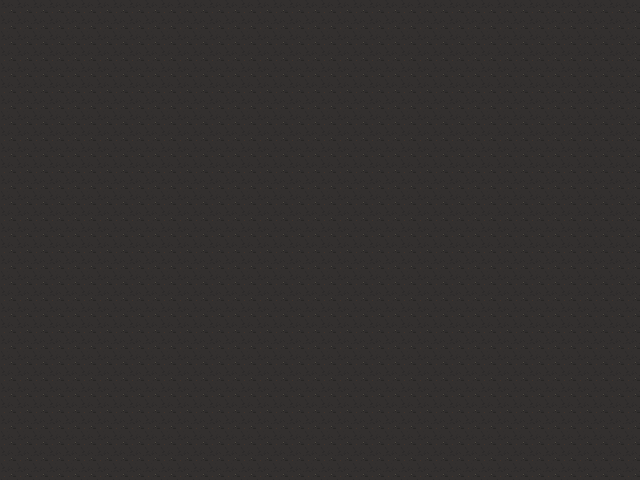

This is a level from a 2D game, rendered from its Tiled map with the project's own tilesets. A one-line summary and the complete map file follow:
An orthogonal 40x30 tile map with 16x16 px tiles, 1 tile layer (Chao).

<map version="1.10" tiledversion="1.11.2" orientation="orthogonal" renderorder="right-down" width="40" height="30" tilewidth="16" tileheight="16" infinite="0" nextlayerid="2" nextobjectid="1">
 <tileset firstgid="1" name="MainLev2.0" tilewidth="16" tileheight="16" tilecount="9792" columns="102">
  <image source="pixel_16_woods v2 free/MainLev2.0.png" width="1632" height="1536" />
 </tileset>
 <layer id="1" name="Chao" width="40" height="30">
  <data encoding="csv">
8983,8983,8983,8983,8983,8983,8983,8983,8983,8983,8983,8983,8983,8983,8983,8983,8983,8983,8983,8983,8983,8983,8983,8983,8983,8983,8983,8983,8983,8983,8983,8983,8983,8983,8983,8983,8983,8983,8983,8983,
8983,8983,8983,8983,8983,8983,8983,8983,8983,8983,8983,8983,8983,8983,8983,8983,8983,8983,8983,8983,8983,8983,8983,8983,8983,8983,8983,8983,8983,8983,8983,8983,8983,8983,8983,8983,8983,8983,8983,8983,
8983,8983,8983,8983,8983,8983,8983,8983,8983,8983,8983,8983,8983,8983,8983,8983,8983,8983,8983,8983,8983,8983,8983,8983,8983,8983,8983,8983,8983,8983,8983,8983,8983,8983,8983,8983,8983,8983,8983,8983,
8983,8983,8983,8983,8983,8983,8983,8983,8983,8983,8983,8983,8983,8983,8983,8983,8983,8983,8983,8983,8983,8983,8983,8983,8983,8983,8983,8983,8983,8983,8983,8983,8983,8983,8983,8983,8983,8983,8983,8983,
8983,8983,8983,8983,8983,8983,8983,8983,8983,8983,8983,8983,8983,8983,8983,8983,8983,8983,8983,8983,8983,8983,8983,8983,8983,8983,8983,8983,8983,8983,8983,8983,8983,8983,8983,8983,8983,8983,8983,8983,
8983,8983,8983,8983,8983,8983,8983,8983,8983,8983,8983,8983,8983,8983,8983,8983,8983,8983,8983,8983,8983,8983,8983,8983,8983,8983,8983,8983,8983,8983,8983,8983,8983,8983,8983,8983,8983,8983,8983,8983,
8983,8983,8983,8983,8983,8983,8983,8983,8983,8983,8983,8983,8983,8983,8983,8983,8983,8983,8983,8983,8983,8983,8983,8983,8983,8983,8983,8983,8983,8983,8983,8983,8983,8983,8983,8983,8983,8983,8983,8983,
8983,8983,8983,8983,8983,8983,8983,8983,8983,8983,8983,8983,8983,8983,8983,8983,8983,8983,8983,8983,8983,8983,8983,8983,8983,8983,8983,8983,8983,8983,8983,8983,8983,8983,8983,8983,8983,8983,8983,8983,
8983,8983,8983,8983,8983,8983,8983,8983,8983,8983,8983,8983,8983,8983,8983,8983,8983,8983,8983,8983,8983,8983,8983,8983,8983,8983,8983,8983,8983,8983,8983,8983,8983,8983,8983,8983,8983,8983,8983,8983,
8983,8983,8983,8983,8983,8983,8983,8983,8983,8983,8983,8983,8983,8983,8983,8983,8983,8983,8983,8983,8983,8983,8983,8983,8983,8983,8983,8983,8983,8983,8983,8983,8983,8983,8983,8983,8983,8983,8983,8983,
8983,8983,8983,8983,8983,8983,8983,8983,8983,8983,8983,8983,8983,8983,8983,8983,8983,8983,8983,8983,8983,8983,8983,8983,8983,8983,8983,8983,8983,8983,8983,8983,8983,8983,8983,8983,8983,8983,8983,8983,
8983,8983,8983,8983,8983,8983,8983,8983,8983,8983,8983,8983,8983,8983,8983,8983,8983,8983,8983,8983,8983,8983,8983,8983,8983,8983,8983,8983,8983,8983,8983,8983,8983,8983,8983,8983,8983,8983,8983,8983,
8983,8983,8983,8983,8983,8983,8983,8983,8983,8983,8983,8983,8983,8983,8983,8983,8983,8983,8983,8983,8983,8983,8983,8983,8983,8983,8983,8983,8983,8983,8983,8983,8983,8983,8983,8983,8983,8983,8983,8983,
8983,8983,8983,8983,8983,8983,8983,8983,8983,8983,8983,8983,8983,8983,8983,8983,8983,8983,8983,8983,8983,8983,8983,8983,8983,8983,8983,8983,8983,8983,8983,8983,8983,8983,8983,8983,8983,8983,8983,8983,
8983,8983,8983,8983,8983,8983,8983,8983,8983,8983,8983,8983,8983,8983,8983,8983,8983,8983,8983,8983,8983,8983,8983,8983,8983,8983,8983,8983,8983,8983,8983,8983,8983,8983,8983,8983,8983,8983,8983,8983,
8983,8983,8983,8983,8983,8983,8983,8983,8983,8983,8983,8983,8983,8983,8983,8983,8983,8983,8983,8983,8983,8983,8983,8983,8983,8983,8983,8983,8983,8983,8983,8983,8983,8983,8983,8983,8983,8983,8983,8983,
8983,8983,8983,8983,8983,8983,8983,8983,8983,8983,8983,8983,8983,8983,8983,8983,8983,8983,8983,8983,8983,8983,8983,8983,8983,8983,8983,8983,8983,8983,8983,8983,8983,8983,8983,8983,8983,8983,8983,8983,
8983,8983,8983,8983,8983,8983,8983,8983,8983,8983,8983,8983,8983,8983,8983,8983,8983,8983,8983,8983,8983,8983,8983,8983,8983,8983,8983,8983,8983,8983,8983,8983,8983,8983,8983,8983,8983,8983,8983,8983,
8983,8983,8983,8983,8983,8983,8983,8983,8983,8983,8983,8983,8983,8983,8983,8983,8983,8983,8983,8983,8983,8983,8983,8983,8983,8983,8983,8983,8983,8983,8983,8983,8983,8983,8983,8983,8983,8983,8983,8983,
8983,8983,8983,8983,8983,8983,8983,8983,8983,8983,8983,8983,8983,8983,8983,8983,8983,8983,8983,8983,8983,8983,8983,8983,8983,8983,8983,8983,8983,8983,8983,8983,8983,8983,8983,8983,8983,8983,8983,8983,
8983,8983,8983,8983,8983,8983,8983,8983,8983,8983,8983,8983,8983,8983,8983,8983,8983,8983,8983,8983,8983,8983,8983,8983,8983,8983,8983,8983,8983,8983,8983,8983,8983,8983,8983,8983,8983,8983,8983,8983,
8983,8983,8983,8983,8983,8983,8983,8983,8983,8983,8983,8983,8983,8983,8983,8983,8983,8983,8983,8983,8983,8983,8983,8983,8983,8983,8983,8983,8983,8983,8983,8983,8983,8983,8983,8983,8983,8983,8983,8983,
8983,8983,8983,8983,8983,8983,8983,8983,8983,8983,8983,8983,8983,8983,8983,8983,8983,8983,8983,8983,8983,8983,8983,8983,8983,8983,8983,8983,8983,8983,8983,8983,8983,8983,8983,8983,8983,8983,8983,8983,
8983,8983,8983,8983,8983,8983,8983,8983,8983,8983,8983,8983,8983,8983,8983,8983,8983,8983,8983,8983,8983,8983,8983,8983,8983,8983,8983,8983,8983,8983,8983,8983,8983,8983,8983,8983,8983,8983,8983,8983,
8983,8983,8983,8983,8983,8983,8983,8983,8983,8983,8983,8983,8983,8983,8983,8983,8983,8983,8983,8983,8983,8983,8983,8983,8983,8983,8983,8983,8983,8983,8983,8983,8983,8983,8983,8983,8983,8983,8983,8983,
8983,8983,8983,8983,8983,8983,8983,8983,8983,8983,8983,8983,8983,8983,8983,8983,8983,8983,8983,8983,8983,8983,8983,8983,8983,8983,8983,8983,8983,8983,8983,8983,8983,8983,8983,8983,8983,8983,8983,8983,
8983,8983,8983,8983,8983,8983,8983,8983,8983,8983,8983,8983,8983,8983,8983,8983,8983,8983,8983,8983,8983,8983,8983,8983,8983,8983,8983,8983,8983,8983,8983,8983,8983,8983,8983,8983,8983,8983,8983,8983,
8983,8983,8983,8983,8983,8983,8983,8983,8983,8983,8983,8983,8983,8983,8983,8983,8983,8983,8983,8983,8983,8983,8983,8983,8983,8983,8983,8983,8983,8983,8983,8983,8983,8983,8983,8983,8983,8983,8983,8983,
8983,8983,8983,8983,8983,8983,8983,8983,8983,8983,8983,8983,8983,8983,8983,8983,8983,8983,8983,8983,8983,8983,8983,8983,8983,8983,8983,8983,8983,8983,8983,8983,8983,8983,8983,8983,8983,8983,8983,8983,
8983,8983,8983,8983,8983,8983,8983,8983,8983,8983,8983,8983,8983,8983,8983,8983,8983,8983,8983,8983,8983,8983,8983,8983,8983,8983,8983,8983,8983,8983,8983,8983,8983,8983,8983,8983,8983,8983,8983,8983
</data>
 </layer>
</map>
